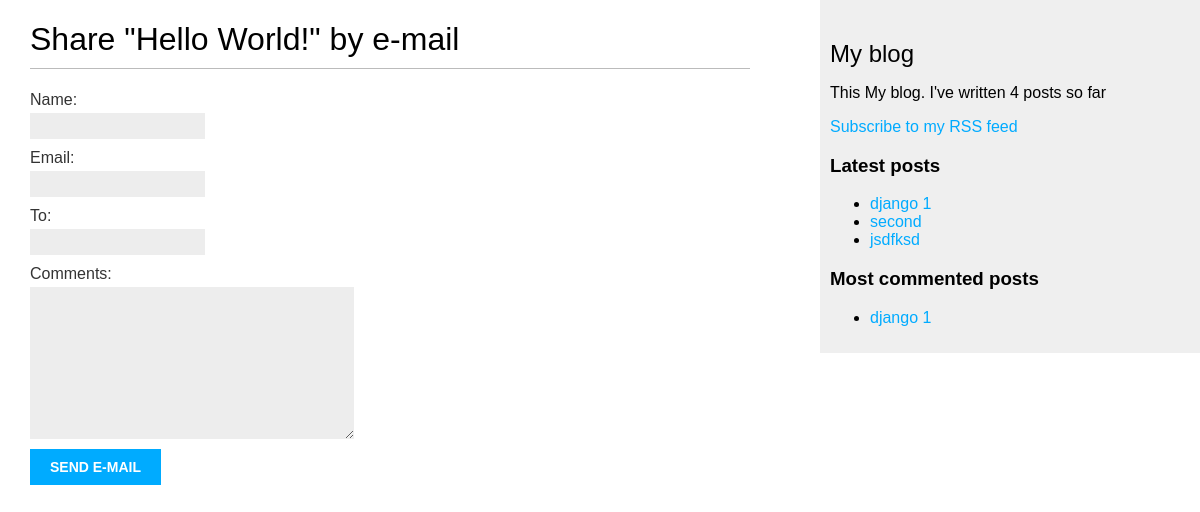
/blog/1/share/, run on an earlier commit of the app's database.
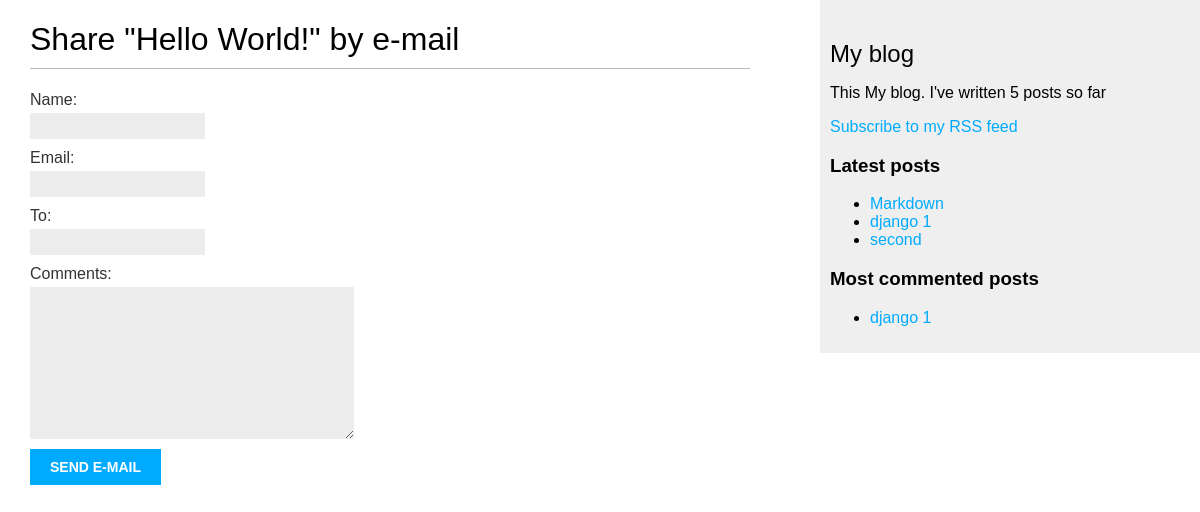
And on a later commit of the database.
### blog/models.py (models this page shows, shortened)
class Post(models.Model):
    class Status(models.TextChoices):
        DRAFT = 'DF', 'Draft'
        PUBLISHED = 'PB', 'Published'
    title = models.CharField(max_length=250)
    slug = models.SlugField(max_length=250, unique_for_date='publish')
    author = models.ForeignKey(User, on_delete=models.CASCADE, related_name='blog_posts')
    body = models.TextField()
    publish = models.DateTimeField(default=timezone.now)
    created = models.DateTimeField(auto_now_add=True)
    updated = models.DateTimeField(auto_now=True)
    status = models.CharField(max_length=2, choices=Status.choices, default=Status.DRAFT)
    objects = models.Manager()
    published = PublishManager()
    tags = TaggableManager()
    class Meta:
        ordering = ['-publish']
        indexes = [models.Index(fields=['-publish']), ]
    def get_absolute_url(self):
        return reverse("blog:post_detail", args=[self.publish.year,
                                                 self.publish.month,
                                                 self.publish.day,
                                                 self.slug])

### blog/views.py (the view)
# urls.py: path('<int:post_id>/share/', views.post_share, name='post_share'),
def post_share(request, post_id):
    post = get_object_or_404(Post, id=post_id, status=Post.Status.PUBLISHED)
    sent = False
    if request.method == 'POST':
        form = EmailPostForm(request.POST)
        if form.is_valid():
            cd = form.cleaned_data
            post_url = request.build_absolute_uri(post.get_absolute_url())
            subject = f"{cd['name']} recommends you read {post.title}"
            message = f"Read {post.title} at {post_url}\n\n" \
                      f"{cd['name']}\'s comments: {cd['comments']}"
            send_mail(subject, message, cd['email'], [cd['to']])
            sent = True
    else:
        form = EmailPostForm()
    return render(request, 'blog/post/share.html', {'post': post,
                                                    'form': form,
                                                    'sent': sent})

### blog/forms.py
class EmailPostForm(forms.Form):
    name = forms.CharField(max_length=25)
    email = forms.EmailField()
    to = forms.EmailField()
    comments = forms.CharField(required=False, widget=forms.Textarea)

### blog/models.py (called while the page is built)
    def get_queryset(self):
        return super().get_queryset().filter(status=Post.Status.PUBLISHED)

### blog/templatetags/blog_tags.py (called while the page is built)
@register.simple_tag(name='total_posts')
def total_posts() -> int:
    return Post.published.count()

@register.inclusion_tag('blog/post/latest_posts.html')
def show_latest_posts(count: int = 5) -> dict:
    latest_posts = Post.published.order_by('-publish')[:count]
    return {'latest_posts': latest_posts}

@register.simple_tag()
def get_most_commented_posts(count: int = 5) -> QuerySet:
    return Post.published.annotate(total_comments=Count('comments')).order_by('-total_comments')[:count]

### blog/templates/blog/post/share.html (shortened to what this page needs)
{% extends 'blog/base.html' %}
{% block content %}
    {% if sent %}
        <h1>E-mail successfully sent</h1>
        <p>
            "{{ post.title }}" was successfully sent to {{ form.cleaned_data.to }}.
        </p>
    {% else %}
        <h1>Share "{{ post.title }}" by e-mail</h1>
        <form action="{% url 'blog:post_share' post.id %}" method="post">
            {{ form.as_p }}
            <input type="submit" value="Send e-mail">
        </form>
    {% endif %}
{% endblock %}

### blog/templates/blog/base.html (shortened to what this page needs)
{% load blog_tags %}
{% load static %}
<!DOCTYPE html>
<html lang="en">
<head>
    <link href="{% static "css/blog.css" %}" rel="stylesheet">
</head>
<body>
    <div id="content">
        {% block content %}
        {% endblock %}
    </div>
    <div id="sidebar">
        <h2>My blog</h2>
        <p>
            This My blog.
            I've written {% total_posts %} posts so far
        </p>
        <p>
            <a href="{% url 'blog:post_feed' %}">
                Subscribe to my RSS feed
            </a>
        </p>
        <h3>Latest posts</h3>
        {% show_latest_posts 3 %}
        <h3>Most commented posts</h3>
        {% get_most_commented_posts 1 as most_commented_post %}
        <ul>
            {% for post in most_commented_post %}
                <li>
                    <a href="{{ post.get_absolute_url }}">{{ post.title }}</a>
                </li>
            {% endfor %}
        </ul>
    </div>
</body>
</html>

### blog/templates/blog/post/latest_posts.html
<ul>
    {% for post in latest_posts %}
    	<li>
            <a href="{{ post.get_absolute_url }}">{{ post.title }}</a>
        </li>
    {% endfor %}
</ul>

What changed in the data, as far as the page shows it:
no longer on this page (row unchanged): Post: title "jsdfksd", shown under "Latest posts"
added Post: title "Markdown", shown under "Latest posts"
Also different on the page:
text no longer shown: "4"
text now shown: "5"
